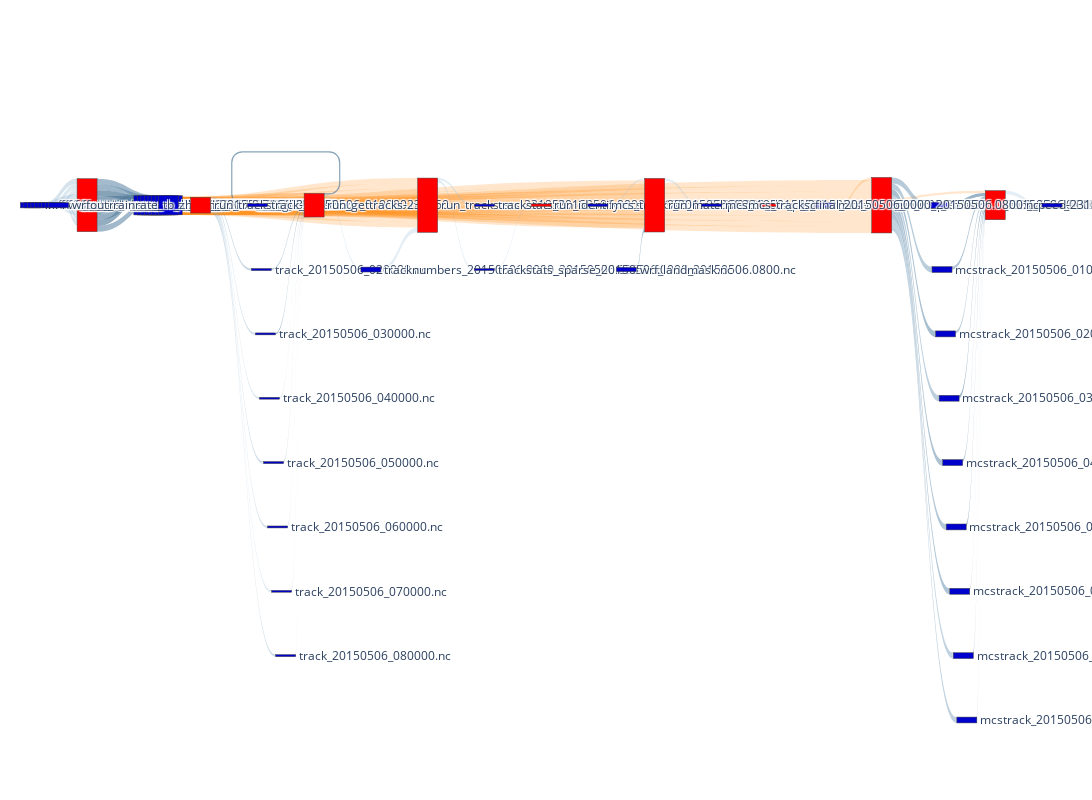

Here is the notebook cell this chart was saved with:
### Code cell
label_on=False

vfd_nodes, vfd_nodes_dict = vfd2sk.get_nodes_for_sankey(G_VFD, label_on=label_on)

# print(vfd_nodes)

vfd_links = vfd2sk.get_links_for_sankey(G_VFD, vfd_nodes_dict, val_sqrt=True)
fig = go.Figure(go.Sankey(
            node = vfd_nodes,
            link = vfd_links, orientation='h'))

width = 2000
height = 800

fig.update_layout(
    autosize=False,
    width=width,
    height=height,
    margin=dict(
        l=width/100,
        r=width/50,
        b=height/10,
        t=height/4,
        pad=2
    ),
    font=dict(size=12),
)


fig.show()

if label_on:
    save_html_path = f"{stat_path}/vfd-{(STAGE_END+1)}s-{test_name}-labeled-sankey-s{STAGE_END-STAGE_START+1}.html"
else:
    save_html_path = f"{stat_path}/vfd-{(STAGE_END+1)}s-{test_name}-sankey-s{STAGE_END-STAGE_START+1}.html"
    
fig.write_html(save_html_path)
print(f"Sankey saved to {save_html_path}")
